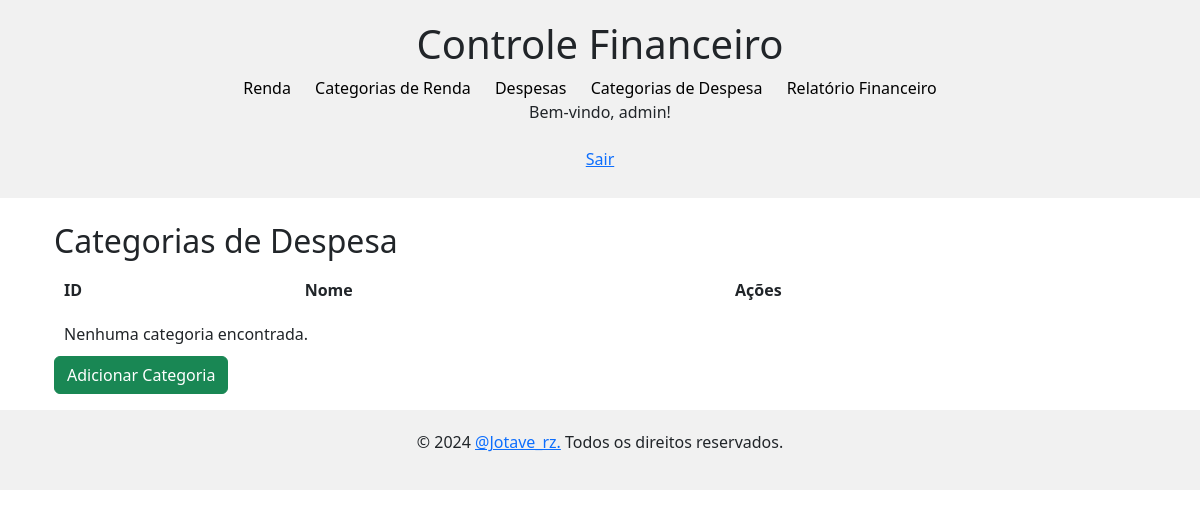
Before: /categoria-despesa/ (signed in) with the older database file.
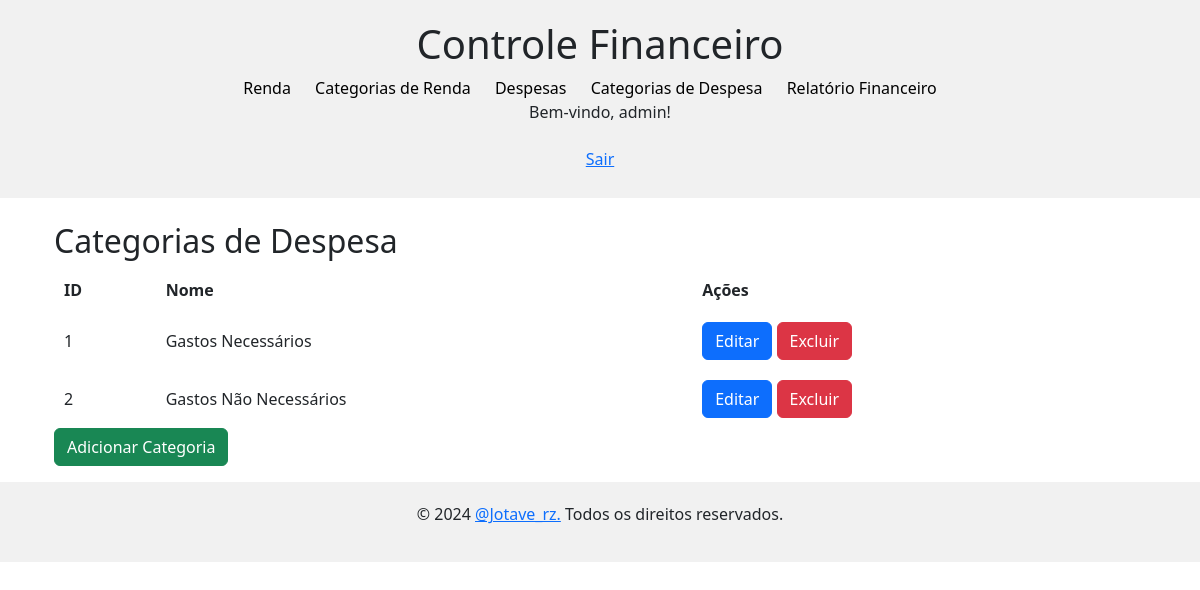
After: the same page with the newer database file.
### categoria_despesa/models.py (models this page shows, shortened)
class CategoriaDespesa(models.Model):
    user = models.ForeignKey(User, on_delete=models.CASCADE)
    nome = models.CharField(max_length=100)

### categoria_despesa/views.py (the view)
# urls.py: path('', views.CategoriaDespesaListView.as_view(), name='categoria-despesa-list'),
class CategoriaDespesaListView(ListView):
    model = CategoriaDespesa
    template_name = 'categoria_despesa_list.html'
    def get_queryset(self):
        return CategoriaDespesa.objects.filter(user=self.request.user)

### categoria_despesa/templates/categoria_despesa_list.html (shortened to what this page needs)
{% extends 'base.html' %}
{% block body %}
<h2>Categorias de Despesa</h2>
<table>
    <thead>
        <tr>
            <th>ID</th>
            <th>Nome</th>
            <th>Ações</th>
        </tr>
    </thead>
    <tbody>
        {% for categoria in object_list %}
        <tr>
            <td>{{ categoria.id }}</td>
            <td>{{ categoria.nome }}</td>
            <td>
                <button type="button" class="btn btn-primary">
                    <a href="{% url 'categoria-despesa-update' categoria.id %}" style="text-decoration: none; color: white;">Editar</a>
                </button>
                <button type="button" class="btn btn-danger">
                    <a href="{% url 'categoria-despesa-delete' categoria.id %}" style="text-decoration: none; color: white;">Excluir</a>
                </button>
            </td>
        </tr>
        {% empty %}
        <tr>
            <td colspan="3">Nenhuma categoria encontrada.</td>
        </tr>
        {% endfor %}
    </tbody>
</table>
<button type="button" class="btn btn-success">
    <a href="{% url 'categoria-despesa-create' %}" style="text-decoration: none; color: white;">Adicionar Categoria</a>
</button>
{% endblock %}

### financeiro/templates/base.html (shortened to what this page needs)
{% load static %}
<!DOCTYPE html>
<html lang="pt-BR">
<head>
    <link rel="stylesheet" href="{% static 'css/style.css' %}">
    <link href="https://cdn.jsdelivr.net/npm/bootstrap@5.3.3/dist/css/bootstrap.min.css" rel="stylesheet"
>
</head>
<body>
    <header>
        <div class="container">
            <a href="{% url 'home' %}" style="text-decoration: none; color: inherit;">
                <h1>Controle Financeiro</h1>
            </a>
            <nav>
                <ul>
                    <li><a href="{% url 'renda-list' %}">Renda</a></li>
                    <li><a href="{% url 'categoria-renda-list' %}">Categorias de Renda</a></li>
                    <li><a href="{% url 'despesa-list' %}">Despesas</a></li>
                    <li><a href="{% url 'categoria-despesa-list' %}">Categorias de Despesa</a></li>
                    <li><a href="{% url 'relatorio-financeiro' %}">Relatório Financeiro</a></li>
                </ul>
                {% if user.is_authenticated %}
                <p>Bem-vindo, {{ user.username }}!</p>
                <form method="post" action="{% url 'logout' %}">
                    <button type="submit" class="btn btn-link">Sair</button>
                </form>
                {% else %}
                <a href="{% url 'login' %}">Entrar</a>
                <a href="{% url 'register' %}">Registrar</a>
                {% endif %}
            </nav>
        </div>
    </header>
    <main class="container">
        <div class="container mt-4">
            {% block body %}
            {% endblock%}
        </div>
    </main>
    <footer style="margin-top: 1rem;">
        <div class="container">
            <p>&copy; 2024 <a href="https://www.instagram.com/jotave_rz/">@Jotave_rz.</a> Todos os direitos reservados.
            </p>
        </div>
    </footer>
</body>
</html>

### financeiro/templates/base.html (style rules this page uses)
body { font-family: Arial, sans-serif; }
header, footer { background-color: #f1f1f1; padding: 20px; }
header, footer .container { text-align: center; }
nav ul { list-style-type: none; margin: 0; padding: 0; }
nav ul li { display: inline-block; margin-right: 20px; }
nav ul li a { text-decoration: none; color: black; }
main { margin-top: 20px; }
table { width: 100%; border-collapse: collapse; }
th, td { padding: 10px; text-align: left; border-bottom: 1px solid #ddd; }

Changed rows visible on the page:
added CategoriaDespesa: id "1", nome "Gastos Necessários"
added CategoriaDespesa: id "2", nome "Gastos Não Necessários"
Other visible differences:
text no longer shown: "Nenhuma categoria encontrada."
